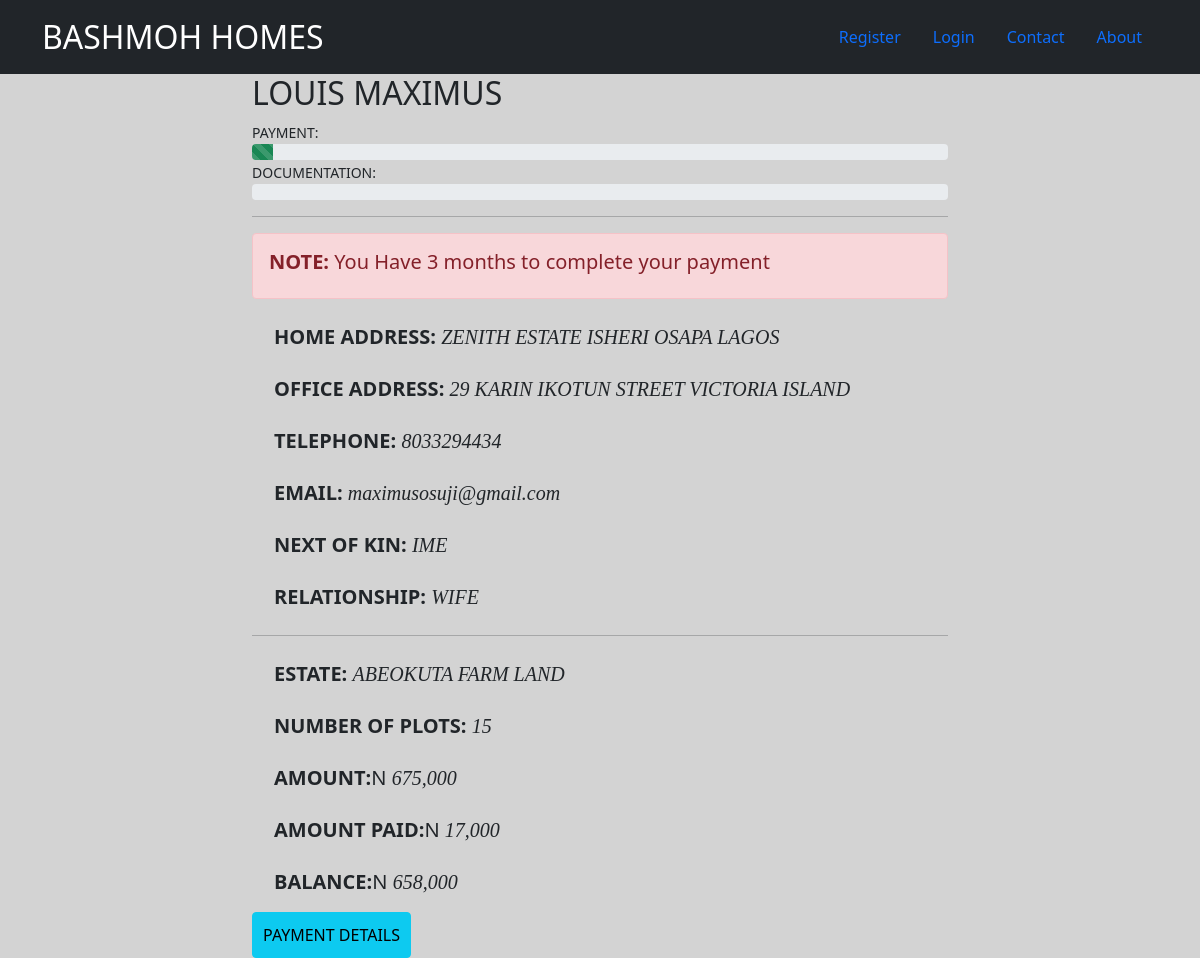
The app's page /customer_info/detail/8033294434/ with its own data.
### customer_info/models.py (models this page shows, shortened)
class Customer(models.Model):
    full_name = models.CharField(max_length=30)
    gender = models.CharField(max_length=6)
    home_address = models.CharField(max_length=50)
    office_address = models.CharField(max_length=50)
    phone_number = models.IntegerField(primary_key=True)
    email = models.EmailField(max_length=30)
    next_of_kin = models.CharField(max_length=30)
    relationship = models.CharField(max_length=20)
    estate = models.CharField(max_length=30)
    plots = models.IntegerField()
    amount = models.IntegerField()
    amount_paid = models.IntegerField()
    balance = models.IntegerField()
    registration_date = models.DateField()
    deadline_date = models.DateField(default=date.today)
    payment_complete = models.BooleanField(default=False)
    documentation = models.BooleanField(default=False)

### customer_info/views.py (the view)
# urls.py: path('detail/<int:pk>/',views.CustomerDetailView.as_view(),name='detail'),
class CustomerDetailView(DetailView):
    model = Customer
    def get_context_data(self, **kwargs):
        context = super().get_context_data(**kwargs)
        context['max_value'] = 100
        return context

### templates/customer_info/customer_detail.html (shortened to what this page needs)
{% extends 'customer_info/base.html' %}
{% load humanize %}
{% block content%}
<div class="container"  style='width:60%'>
    <h2>{{customer.full_name}}</h2>
    <small>PAYMENT:</small>
    <div class="progress">
      <div class="progress-bar progress-bar-striped bg-success" role="progressbar"
        style="width:{% widthratio customer.amount_paid customer.amount max_value %}%" aria-valuenow="25"
        aria-valuemin="0" aria-valuemax="100"></div>
    </div>
    <small>DOCUMENTATION:</small>
    <div class="progress">
    </div>
    <hr>
  {% if customer.balance == 0 %}
    <div class="alert alert-success" role="alert">
      Completed payment ..kindly Endevour to make payment for your documentation..
    </div>
  {% else %}
    <div class="alert alert-danger" role="alert">
      <h5><strong>NOTE:</strong> You Have {{customer.deadline_date|timeuntil}} to complete your payment</h5>
    </div>
  {% endif %}
  <div class="container">
    <h5 style='padding:10px'><strong>HOME ADDRESS:</strong> <em style='font-family:verdana'>{{customer.home_address}}</em></h5>
    <h5 style='padding:10px'><strong>OFFICE ADDRESS:</strong> <em style='font-family:verdana'>{{customer.office_address}}</em></h5>
    <h5 style='padding:10px'><strong>TELEPHONE:</strong> <em style='font-family:verdana'>{{customer.phone_number}}</em></h5>
    <h5 style='padding:10px'><strong>EMAIL:</strong> <em style='font-family:verdana'>{{customer.email}}</em></h5>
    <h5 style='padding:10px'><strong>NEXT OF KIN:</strong> <em style='font-family:verdana'>{{customer.next_of_kin}}</em></h5>
    <h5 style='padding:10px'><strong>RELATIONSHIP:</strong> <em style='font-family:verdana'>{{customer.relationship}}</em></h5>
  </div>
  <hr>
  <div class="container">
    <h5 style='padding:10px'><strong>ESTATE:</strong> <em style='font-family:verdana'>{{customer.estate}}</em></h5>
    <h5 style='padding:10px'><strong>NUMBER OF PLOTS:</strong> <em style='font-family:verdana'>{{customer.plots}}</em></h5>
    <h5 style='padding:10px'><strong>AMOUNT:</strong>N <em style='font-family:verdana'>{{customer.amount | intcomma }}</em></h5>
    <h5 style='padding:10px'><strong>AMOUNT PAID:</strong>N <em style='font-family:verdana'>{{customer.amount_paid | intcomma }}</em></h5>
    <h5 style='padding:10px'><strong>BALANCE:</strong>N <em style='font-family:verdana'>{{customer.balance | intcomma }}</em></h5>
  </div>
  <a class="btn btn-info" type="button" style='padding:10px' href="{% url 'customer_info:payment' %}">PAYMENT DETAILS</a>
</div>
{% endblock %}

### records on screen
Customer: full_name "LOUIS MAXIMUS", deadline_date "3 months", home_address "ZENITH ESTATE ISHERI OSAPA LAGOS", office_address "29 KARIN IKOTUN STREET VICTORIA ISLAND", phone_number "8033294434", email "maximusosuji@gmail.com", next_of_kin "IME", relationship "WIFE", estate "ABEOKUTA FARM LAND", plots "15", amount "675,000", amount_paid "17,000", balance "658,000"
